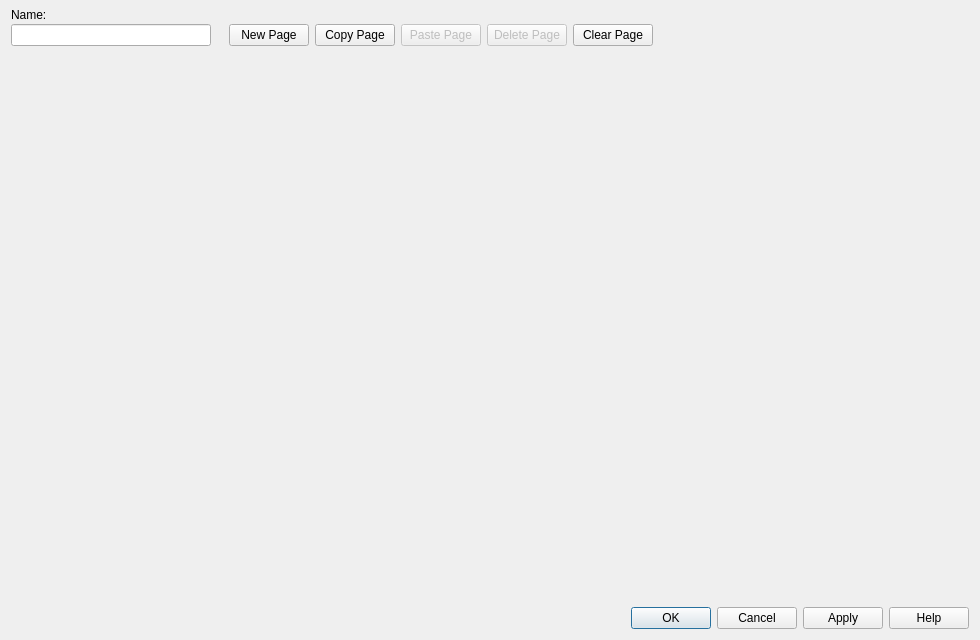
<?xml version="1.0" encoding="UTF-8"?>
<ui version="4.0">
 <class>EventDialog</class>
 <widget class="QDialog" name="EventDialog">
  <property name="geometry">
   <rect>
    <x>0</x>
    <y>0</y>
    <width>980</width>
    <height>640</height>
   </rect>
  </property>
  <property name="windowTitle">
   <string>Dialog</string>
  </property>
  <layout class="QVBoxLayout" name="verticalLayout">
   <property name="topMargin">
    <number>8</number>
   </property>
   <item>
    <layout class="QHBoxLayout" name="horizontalLayout">
     <property name="spacing">
      <number>6</number>
     </property>
     <item>
      <layout class="QVBoxLayout" name="nameLayout">
       <property name="spacing">
        <number>2</number>
       </property>
       <item>
        <widget class="QLabel" name="labelName">
         <property name="text">
          <string>Name:</string>
         </property>
         <property name="buddy">
          <cstring>lineName</cstring>
         </property>
        </widget>
       </item>
       <item>
        <widget class="QLineEdit" name="lineName">
         <property name="maximumSize">
          <size>
           <width>200</width>
           <height>16777215</height>
          </size>
         </property>
        </widget>
       </item>
      </layout>
     </item>
     <item>
      <spacer name="spacerName">
       <property name="orientation">
        <enum>Qt::Horizontal</enum>
       </property>
       <property name="sizeType">
        <enum>QSizePolicy::Fixed</enum>
       </property>
       <property name="sizeHint" stdset="0">
        <size>
         <width>12</width>
         <height>0</height>
        </size>
       </property>
      </spacer>
     </item>
     <item alignment="Qt::AlignBottom">
      <widget class="QPushButton" name="pushNewPage">
       <property name="text">
        <string>New Page</string>
       </property>
       <property name="autoDefault">
        <bool>false</bool>
       </property>
      </widget>
     </item>
     <item alignment="Qt::AlignBottom">
      <widget class="QPushButton" name="pushCopyPage">
       <property name="text">
        <string>Copy Page</string>
       </property>
       <property name="autoDefault">
        <bool>false</bool>
       </property>
      </widget>
     </item>
     <item alignment="Qt::AlignBottom">
      <widget class="QPushButton" name="pushPastePage">
       <property name="enabled">
        <bool>false</bool>
       </property>
       <property name="text">
        <string>Paste Page</string>
       </property>
       <property name="autoDefault">
        <bool>false</bool>
       </property>
      </widget>
     </item>
     <item alignment="Qt::AlignBottom">
      <widget class="QPushButton" name="pushDeletePage">
       <property name="enabled">
        <bool>false</bool>
       </property>
       <property name="text">
        <string>Delete Page</string>
       </property>
       <property name="autoDefault">
        <bool>false</bool>
       </property>
      </widget>
     </item>
     <item alignment="Qt::AlignBottom">
      <widget class="QPushButton" name="pushClearPage">
       <property name="text">
        <string>Clear Page</string>
       </property>
       <property name="autoDefault">
        <bool>false</bool>
       </property>
      </widget>
     </item>
     <item>
      <spacer name="spacerButtons">
       <property name="orientation">
        <enum>Qt::Horizontal</enum>
       </property>
       <property name="sizeHint" stdset="0">
        <size>
         <width>0</width>
         <height>0</height>
        </size>
       </property>
      </spacer>
     </item>
    </layout>
   </item>
   <item>
    <widget class="QTabWidget" name="tabEventPages">
     <property name="documentMode">
      <bool>true</bool>
     </property>
     <property name="currentIndex">
      <number>-1</number>
     </property>
    </widget>
   </item>
   <item>
    <widget class="QDialogButtonBox" name="buttonBox">
     <property name="orientation">
      <enum>Qt::Horizontal</enum>
     </property>
     <property name="standardButtons">
      <set>QDialogButtonBox::Apply|QDialogButtonBox::Cancel|QDialogButtonBox::Help|QDialogButtonBox::Ok</set>
     </property>
    </widget>
   </item>
  </layout>
 </widget>
 <resources/>
 <connections>
  <connection>
   <sender>buttonBox</sender>
   <signal>accepted()</signal>
   <receiver>EventDialog</receiver>
   <slot>accept()</slot>
   <hints>
    <hint type="sourcelabel">
     <x>248</x>
     <y>254</y>
    </hint>
    <hint type="destinationlabel">
     <x>157</x>
     <y>274</y>
    </hint>
   </hints>
  </connection>
  <connection>
   <sender>buttonBox</sender>
   <signal>rejected()</signal>
   <receiver>EventDialog</receiver>
   <slot>reject()</slot>
   <hints>
    <hint type="sourcelabel">
     <x>316</x>
     <y>260</y>
    </hint>
    <hint type="destinationlabel">
     <x>286</x>
     <y>274</y>
    </hint>
   </hints>
  </connection>
 </connections>
</ui>
